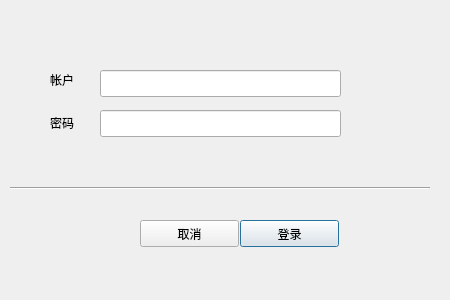
<?xml version="1.0" encoding="UTF-8"?>
<ui version="4.0">
 <class>CMDLoginDialog</class>
 <widget class="QDialog" name="CMDLoginDialog">
  <property name="geometry">
   <rect>
    <x>0</x>
    <y>0</y>
    <width>450</width>
    <height>300</height>
   </rect>
  </property>
  <property name="windowTitle">
   <string>Dialog</string>
  </property>
  <widget class="QPushButton" name="operatorOKButton">
   <property name="geometry">
    <rect>
     <x>240</x>
     <y>220</y>
     <width>99</width>
     <height>27</height>
    </rect>
   </property>
   <property name="text">
    <string>登录</string>
   </property>
  </widget>
  <widget class="QPushButton" name="cancelButton">
   <property name="geometry">
    <rect>
     <x>140</x>
     <y>220</y>
     <width>99</width>
     <height>27</height>
    </rect>
   </property>
   <property name="text">
    <string>取消</string>
   </property>
  </widget>
  <widget class="QLineEdit" name="operatorPasswordEdit">
   <property name="geometry">
    <rect>
     <x>100</x>
     <y>110</y>
     <width>241</width>
     <height>27</height>
    </rect>
   </property>
  </widget>
  <widget class="QLabel" name="label">
   <property name="geometry">
    <rect>
     <x>50</x>
     <y>70</y>
     <width>30</width>
     <height>20</height>
    </rect>
   </property>
   <property name="text">
    <string>帐户</string>
   </property>
  </widget>
  <widget class="QLabel" name="label_2">
   <property name="geometry">
    <rect>
     <x>50</x>
     <y>113</y>
     <width>30</width>
     <height>20</height>
    </rect>
   </property>
   <property name="text">
    <string>密码</string>
   </property>
  </widget>
  <widget class="QLineEdit" name="operatorAccountEdit">
   <property name="geometry">
    <rect>
     <x>100</x>
     <y>70</y>
     <width>241</width>
     <height>27</height>
    </rect>
   </property>
  </widget>
  <widget class="Line" name="line">
   <property name="geometry">
    <rect>
     <x>10</x>
     <y>180</y>
     <width>420</width>
     <height>16</height>
    </rect>
   </property>
   <property name="orientation">
    <enum>Qt::Horizontal</enum>
   </property>
  </widget>
 </widget>
 <tabstops>
  <tabstop>operatorAccountEdit</tabstop>
  <tabstop>operatorPasswordEdit</tabstop>
  <tabstop>operatorOKButton</tabstop>
  <tabstop>cancelButton</tabstop>
 </tabstops>
 <resources/>
 <connections/>
</ui>
